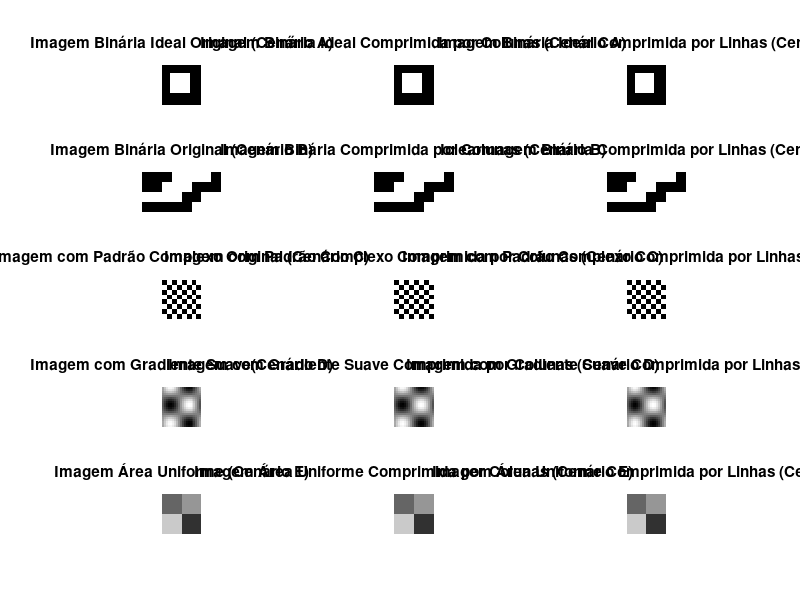

Here is the MATLAB script that generated this plot:
% Grupo: Leonardo Guimarães de Oliveira, Vítor Oliveira Amorim, Murilo Martins Marques

clc;
clear all;
close all;
pkg load image;

function compressed = rle_binary(imagem, varredura)
    % Converte a imagem para vetor linha

    if varredura
      vetor = imagem';
    else
      vetor = imagem;
    endif


    vetor = vetor(:);   % agora lineariza em ordem por linhas



    compressed = [];
    count = 1;

    for i = 2:length(vetor)
        if vetor(i) == vetor(i-1)
            count = count + 1;
        else
            compressed = [compressed, vetor(i-1), count];

            count = 1;
        end
    end

    % Adiciona o último run
    compressed = [compressed, vetor(end), count];
end

function imagem = decode_rle_binary(compressed, linhas, colunas)
    imagem = [];

    for i = 1:2:length(compressed)
        valor = compressed(i);
        contador = compressed(i+1);
        imagem = [imagem, valor * ones(1, contador)];
    end

    imagem = reshape(imagem, linhas, colunas);
end

function compressed = rle_gray(imagem, varredura)
    % Converte para vetor considerando varredura por linha
    if varredura
      vetor = imagem';
    else
      vetor = imagem;
    endif

    vetor = vetor(:)';

    compressed = [];

    if isempty(vetor)
        return;
    end

    valor_atual = vetor(1);
    count = 1;

    for i = 2:length(vetor)
        if vetor(i) == valor_atual && count < 255
            count = count + 1;
        else
            compressed = [compressed, valor_atual, count];
            valor_atual = vetor(i);
            count = 1;
        end
    end

    compressed = [compressed, valor_atual, count];
end

function imagem = decode_rle_gray(compressed, linhas, colunas)
    if isempty(compressed)
        imagem = [];
        return;
    end

    imagem = [];

    for i = 1:2:length(compressed)
        valor = compressed(i);
        contador = compressed(i+1);
        imagem = [imagem, valor * ones(1, contador)];
    end

    % Remodela para dimensões originais
    imagem = reshape(imagem, colunas, linhas)';
end

function taxa = calcular_taxa_compressao(original, comprimido)
    bits_original = numel(original) * 8; % Assumindo 8 bits por pixel
    bits_comprimido = numel(comprimido) * 8; % Cada elemento também com 8 bits
    taxa = bits_original / bits_comprimido;
end

function relatorio_desempenho(imagem, compressed, nome)
    fprintf('\n=== %s ===\n', nome);
    fprintf('Dimensões: %dx%d\n', size(imagem,1), size(imagem,2));
    fprintf('Tamanho original: %d pixels\n', numel(imagem));
    fprintf('Tamanho comprimido: %d elementos\n', numel(compressed));
    fprintf('Taxa de compressão: %.2f:1\n', calcular_taxa_compressao(imagem, compressed));
    fprintf('Redução: %.1f%%\n', (1 - numel(compressed)/numel(imagem)) * 100);
end

% Cenário A - Imagem Binária Ideal
imagem_ideal = zeros(10,10);
imagem_ideal(3:7, 3:7) = 1;

imagem_ideal_comprimida_c = rle_binary(imagem_ideal, 0);
relatorio_desempenho(imagem_ideal, imagem_ideal_comprimida_c, "Cenário A - Imagem Binária Ideal [Colunas]");

imagem_ideal_comprimida_l = rle_binary(imagem_ideal, 1);
relatorio_desempenho(imagem_ideal, imagem_ideal_comprimida_l, "Cenário A - Imagem Binária Ideal [Linhas]");

subplot(5, 3, 1), imshow(imagem_ideal), title("Imagem Binária Ideal Original (Cenário A)");
subplot(5, 3, 2), imshow(decode_rle_binary(imagem_ideal_comprimida_c, 10, 10)), title("Imagem Binária Ideal Comprimida por Colunas (Cenário A)");
subplot(5, 3, 3), imshow(decode_rle_binary(imagem_ideal_comprimida_l, 10, 10)'), title("Imagem Binária Ideal Comprimida por Linhas (Cenário A)");

% Cenário B - Imagem Binária
imagem_ruim = [
0 0 0 1 1 1 1 0;
0 0 1 1 1 0 0 0;
1 1 1 1 0 0 1 1;
0 0 0 0 0 1 1 1
];
imagem_ruim_comprimida_c = rle_binary(imagem_ruim, 0);
relatorio_desempenho(imagem_ruim, imagem_ruim_comprimida_c, "Cenário B - Imagem Binária [Colunas]");

imagem_ruim_comprimida_l = rle_binary(imagem_ruim, 1);
relatorio_desempenho(imagem_ruim, imagem_ruim_comprimida_l, "Cenário B - Imagem Binária [Linhas]");

subplot(5, 3, 4), imshow(imagem_ruim), title("Imagem Binária Original (Cenário B)");
subplot(5, 3, 5), imshow(decode_rle_binary(imagem_ruim_comprimida_c, 4, 8)), title("Imagem Binária Comprimida por Colunas (Cenário B)");
subplot(5, 3, 6), imshow(decode_rle_binary(imagem_ruim_comprimida_l, 8, 4)'), title("Iclearmagem Binária Comprimida por Linhas (Cenário B)");

% Cenário C - Imagem com Padrão Complexo
imagem_ruim = checkerboard(4) > 0.5;

imagem_ruim_comprimida_c = rle_binary(imagem_ruim, 0);
relatorio_desempenho(imagem_ruim, imagem_ruim_comprimida_c, "Cenário C - Imagem com Padrão Complexo [Colunas]");

imagem_ruim_comprimida_l = rle_binary(imagem_ruim, 1);
relatorio_desempenho(imagem_ruim, imagem_ruim_comprimida_l, "Cenário C - Imagem com Padrão Complexo [Linhas]");

subplot(5, 3, 7), imshow(imagem_ruim), title("Imagem com Padrão Complexo Original (Cenário C)");
subplot(5, 3, 8), imshow(decode_rle_binary(imagem_ruim_comprimida_c, size(imagem_ruim, 1), size(imagem_ruim, 2))'), title("Imagem com Padrão Complexo Comprimida por Colunas (Cenário C)");
subplot(5, 3, 9), imshow(decode_rle_binary(imagem_ruim_comprimida_l, size(imagem_ruim, 2), size(imagem_ruim, 1))), title("Imagem com Padrão Complexo Comprimida por Linhas (Cenário C)");

% Cenário D - Imagem com Gradiente Suave
[X,Y] = meshgrid(1:20, 1:20);
imagem_cinza = uint8(sin(X/3) .* cos(Y/3) * 127 + 128);

imagem_cinza_comprimida_c = rle_gray(imagem_cinza, 0);
relatorio_desempenho(imagem_cinza, imagem_cinza_comprimida_c, "Cenário D - Imagem com Gradiente Suave [Colunas]");

imagem_cinza_comprimida_l = rle_gray(imagem_cinza, 1);
relatorio_desempenho(imagem_cinza, imagem_cinza_comprimida_l, "Cenário D - Imagem com Gradiente Suave [Linhas]");

subplot(5, 3, 10), imshow(imagem_cinza), title("Imagem com Gradiente Suave(Cenário D)");
subplot(5, 3, 11), imshow(decode_rle_gray(imagem_cinza_comprimida_c, 20, 20)'), title("Imagem com Gradiente Suave Comprimida por Colunas (Cenário D)");
subplot(5, 3, 12), imshow(decode_rle_gray(imagem_cinza_comprimida_l, 20, 20)), title("Imagem com Gradiente Suave Comprimida por Linhas (Cenário D)");

% Cenário E - Imagem Área Uniforme
imagem_boa = uint8(zeros(20,20));
imagem_boa(1:10, 1:10) = 100; % Área uniforme
imagem_boa(1:10, 11:20) = 150; % Área uniforme
imagem_boa(11:20, 1:10) = 200; % Área uniforme
imagem_boa(11:20, 11:20) = 50; % Área uniforme

imagem_boa_comprimida_c = rle_gray(imagem_boa, 0);
relatorio_desempenho(imagem_boa, imagem_boa_comprimida_c, "Cenário E - Imagem Área Uniforme [Colunas]");

imagem_boa_comprimida_l = rle_gray(imagem_boa, 1);
relatorio_desempenho(imagem_boa, imagem_boa_comprimida_l, "Cenário E - Imagem Área Uniforme [Linhas]");

subplot(5, 3, 13), imshow(imagem_boa), title("Imagem Área Uniforme (Cenário E)");
subplot(5, 3, 14), imshow(decode_rle_gray(imagem_boa_comprimida_c, 20, 20)'), title("Imagem Área Uniforme Comprimida por Colunas (Cenário E)");
subplot(5, 3, 15), imshow(decode_rle_gray(imagem_boa_comprimida_l, 20, 20)), title("Imagem Área Uniforme Comprimida por Linhas (Cenário E)");
